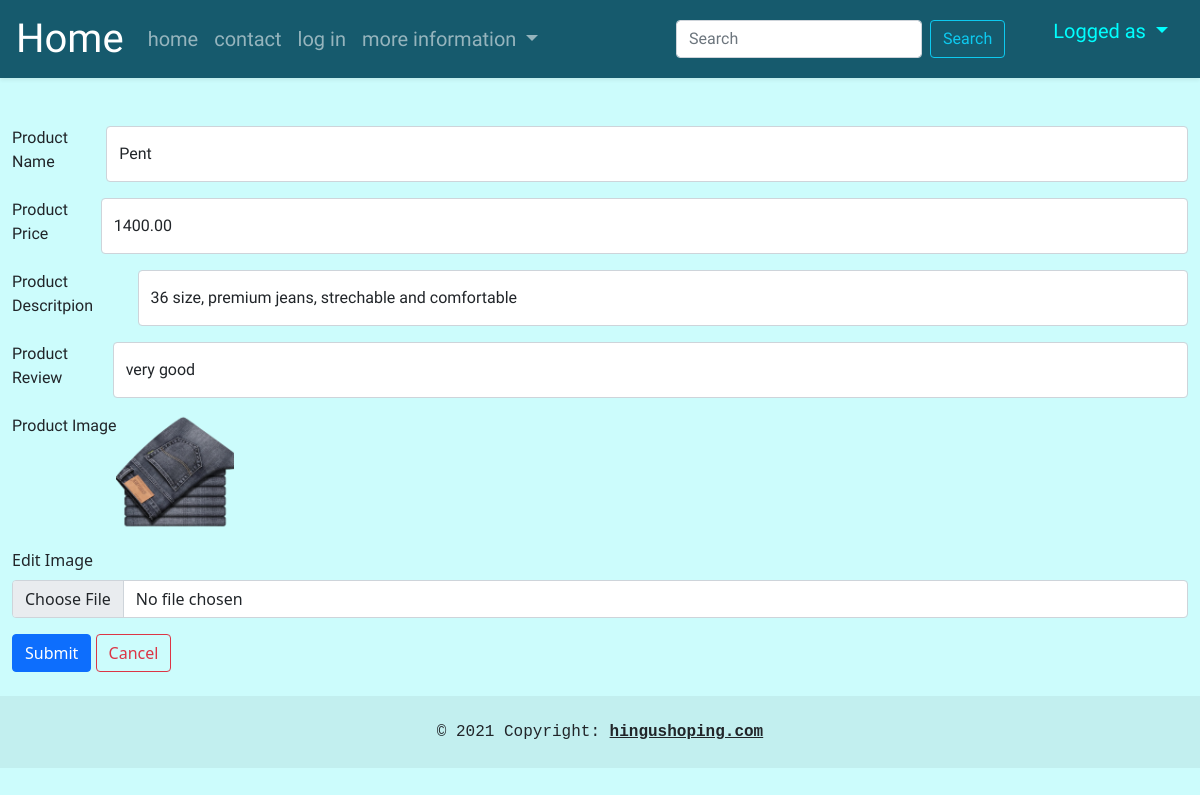
The app's page /edit-product/4 with its own data.
### app1/models.py (models this page shows, shortened)
class Product(models.Model):
    name = models.CharField(max_length=10,default="")
    price = models.DecimalField(max_digits=12,decimal_places=2,default=0)
    des = models.TextField(max_length=300,default="")
    image = models.ImageField(upload_to='images/products')
    review = models.TextField(max_length=350)

### app1/views.py (the view, shortened to what this page needs)
# urls.py: path('edit-product/<int:no>',edit_product_view,name='edit_product'),
def edit_product_view(request,no):
    pro = Product.objects.get(id=no)
    return render(request,'edit_product_page.html',{'pro':pro})

### app1/templatetags/base1_tags.py (called while the page is built)
@register.simple_tag
def user_details(request):
    user = views.user_details_view(request)
    return user

### app1/views.py (called while the page is built)
def user_details_view(request):
    if 'id' in request.session.keys():
        try:
            user = Signup.objects.get(id = request.session['id'])
            return user
        except:
            pass
    return ""

### app1/templates/edit_product_page.html (shortened to what this page needs)
{% extends 'base1.html' %}
    {% block css %} {% load static %}{% endblock %}
    {% block content %}
    <form method="post" enctype="multipart/form-data" class="container-fluid form" >
        <div class="mb-3 d-flex flex-row ">
                <label for="exampleInputEmail1" class="form-label ">Product Name </label>
                <input type="text" class="form-control" id="exampleInputEmail1" name="pname" value="{{pro.name}}" />
        </div>
        <div class="mb-3 d-flex flex-row">
          <label for="exampleInputEmail1" class="form-label">Product Price </label>
          <input type="number" class="form-control" id="exampleInputEmail1" name="pprice" value="{{pro.price}}">
        </div>
        <div class="mb-3 d-flex flex-row">
          <label for="exampleInputEmail1" class="form-label">Product Descritpion </label>
          <input type="text" class="form-control" id="exampleInputEmail1" name="pdes" value="{{pro.des}}">
        </div>
        <div class="mb-3 d-flex flex-row">
          <label for="exampleInputEmail1" class="form-label">Product Review </label>
          <input type="text" class="form-control" id="exampleInputEmail1" name="preview" value="{{pro.review}}">
        </div>
        <div class="mb-3 d-flex flex-row">
          <label for="exampleInputEmail1" class="form-label">Product Image </label>
          <img src="{{pro.image.url}}" alt="{{pro.name}}" srcset="" width="10%">
        </div>
        <div class="mb-3">
            <label for="exampleInputEmail1" class="form-label">Edit Image </label>
          <input type="file" class="form-control"  name="pimage" >
        </div>
        <button type="submit" class="btn btn-primary mb-4">Submit</button>
        <a href="{% url 'products_url' %}" class="btn btn-outline-danger mb-4">
            Cancel
        </a>
    </form>
    {% endblock %}

### static/css/navbar_style.css (style rules this page uses)
.d-flex { font-family: 'Comfortaa' , cursive; }

### records on screen
Product: pname "Pent", pprice "1400.00", pdes "36 size, premium jeans, strechable and comfortable", preview "very good", image (picture)
